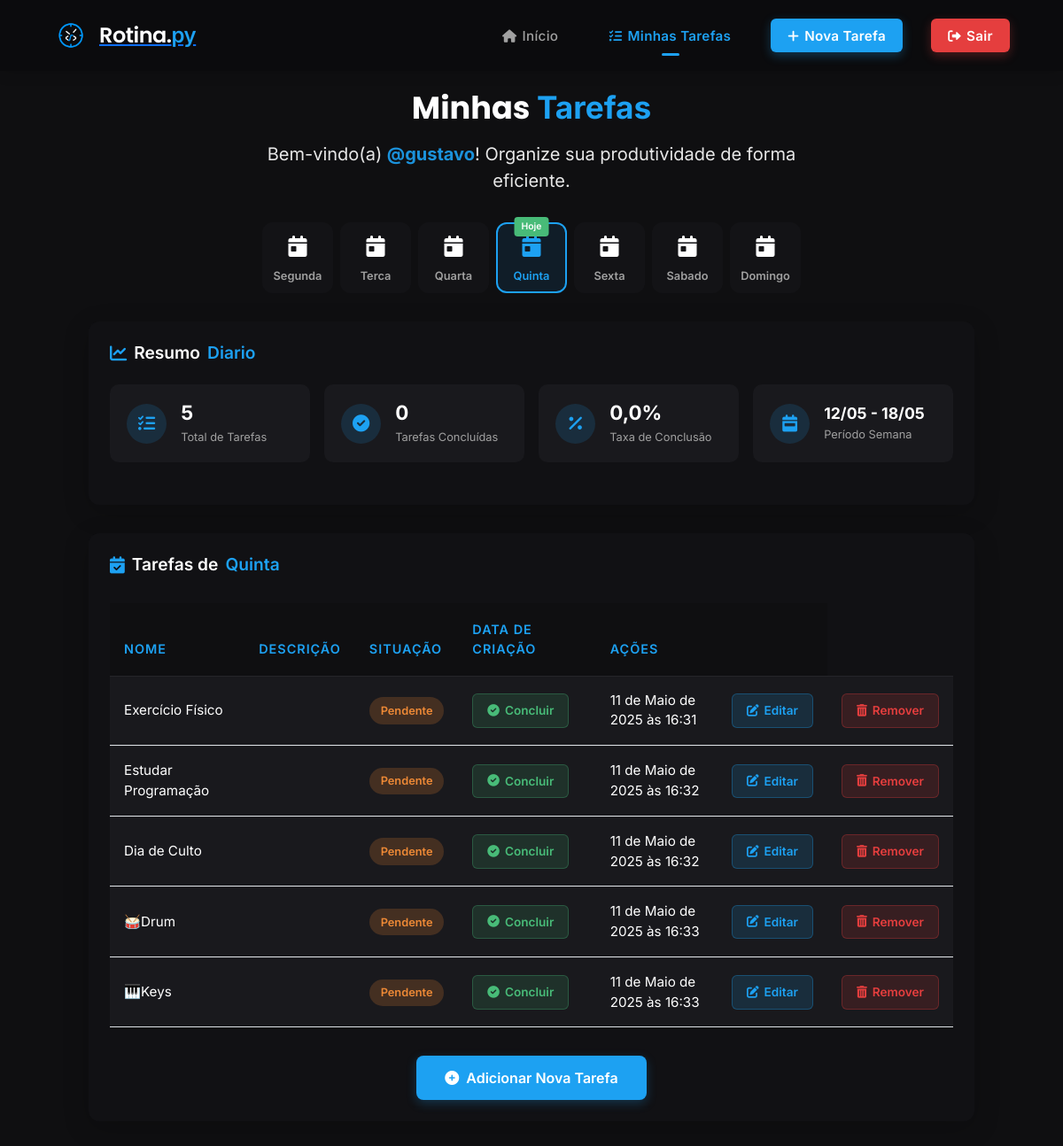
Screenshot of /rotina/ (signed in) with the database file from the repository.
### rotina/models.py (models this page shows, shortened)
class ConclusoesModel(models.Model):
    tarefa = models.ForeignKey(TarefaModel, on_delete=models.CASCADE, related_name='conclusoes')
    dia = models.CharField(max_length=10,choices=TarefaModel.DIAS_SEMANA)
    concluido = models.BooleanField(default=False)
    concluida_em = models.DateTimeField(null=True, blank=True)

class TarefaModel(models.Model):
    usuario = models.ForeignKey(User, on_delete=models.CASCADE)
    DIAS_SEMANA = (
        ('segunda','Segunda-feira'),
        ('terca','Terça-feira'),
        ('quarta','Quarta-feira'),
        ('quinta','Quinta-feira'),
        ('sexta','Sexta-feira'),
        ('sabado','Sábado'),
        ('domingo','Domingo'),
    )
    nome = models.CharField(max_length=100)
    descricao = models.TextField(null=True, blank=True)
    completo = models.BooleanField(default=False)
    data_criacao = models.DateTimeField(auto_now_add=True)
    dias_semana = MultiSelectField(choices=DIAS_SEMANA, max_length=100, default=[])

### rotina/views.py (the view)
# urls.py: path('', views.rotina_home, name='home'),
@login_required
def rotina_home(request):
    dia_semana_ingles = localtime().strftime("%A").lower()
    dias_traduzidos = {
        "monday": "segunda",
        "tuesday": "terca",
        "wednesday": "quarta",
        "thursday": "quinta",
        "friday": "sexta",
        "saturday": "sabado",
        "sunday": "domingo",
    }
    todos_dias = ["segunda", "terca", "quarta", "quinta", "sexta", "sabado", "domingo"]
    dia_solicitado = request.GET.get('dia')
    if dia_solicitado and dia_solicitado in todos_dias:
        dia_atual = dia_solicitado
    else:
        dia_atual = dias_traduzidos.get(dia_semana_ingles, "segunda")
    dia_hoje = dias_traduzidos.get(dia_semana_ingles, "segunda")
    contagem_tarefas = {}
    for dia in todos_dias:
        contagem_tarefas[dia] = TarefaModel.objects.filter(
            usuario=request.user,
            dias_semana__contains=dia
        ).count()
    tarefas_do_dia = TarefaModel.objects.filter(
        usuario=request.user,
        dias_semana__contains=dia_atual
    )
    conclusoes = ConclusoesModel.objects.filter(
        dia=dia_atual,
        tarefa__usuario=request.user
    )
    status_conclusao = {conclusao.tarefa_id: conclusao.concluido for conclusao in conclusoes}
    print(f"Status de conclusão para o dia {dia_atual}: {status_conclusao}")
    dias_semana_lista = ["segunda", "terca", "quarta", "quinta", "sexta", "sabado", "domingo"]
    data_atual = localdate()
    dia_semana = data_atual.strftime("%A").lower()
    if dia_semana == 'monday':
        reset_realizado = ResetSemana.objects.filter(data_reset=data_atual).exists()
        if not reset_realizado:
            ConclusoesModel.objects.all().update(concluido=False)
            ResetSemana.objects.create(data_reset=data_atual)
    total_tarefas = tarefas_do_dia.count()
    total_concluidas = ConclusoesModel.objects.filter(
        tarefa__usuario=request.user,
        dia=dia_atual,
        concluido=True
    ).count()
    print(f"Tarefas do dia {dia_atual}: {total_tarefas}")
    print(f"Tarefas concluídas do dia {dia_atual}: {total_concluidas}")
    if total_tarefas > 0:
        porcentagem_conclusao = (total_concluidas / total_tarefas) * 100
    else:
        porcentagem_conclusao = 0
    print(f"Porcentagem de conclusão do dia {dia_atual}: {porcentagem_conclusao}%")
    tarefas_com_status = []
    for tarefa in tarefas_do_dia:
        concluido = status_conclusao.get(tarefa.id, False)
        tarefas_com_status.append({
            'tarefa': tarefa,
            'concluido': concluido
        })
    data_hoje = localtime().date()
    inicio_semana = data_hoje - timedelta(days=data_hoje.weekday())
    inicio_semana = make_aware(datetime.combine(inicio_semana, datetime.min.time()))
    fim_semana = inicio_semana + timedelta(days=6, hours=23, minutes=59, seconds=59)
    fim_semana = make_aware(datetime.combine(fim_semana, datetime.max.time()))
    contexto = {
        "nome": request.user.username,
        "rotina": tarefas_com_status,
        "dias_semana_lista": dias_semana_lista,
        "dia_semana": dia_atual,
        "dia_atual": dia_atual,
        "dia_hoje": dia_hoje,
        "contagem_tarefas": contagem_tarefas,
        "total_tarefas": total_tarefas,
        "total_concluidas_semana": total_concluidas,  # Renomeado mas mantido para compatibilidade
        "porcentagem_conclusao": porcentagem_conclusao,
        "inicio_semana": inicio_semana,
        "fim_semana": fim_semana
    }
    return render(request, 'rotina/home.html', contexto)

### templates/rotina/home.html (shortened to what this page needs)
{% load static %}
<!DOCTYPE html>
<html lang="pt-br">
  <head>
    <link
      href="https://cdn.jsdelivr.net/npm/bootstrap@5.3.6/dist/css/bootstrap.min.css"
      rel="stylesheet"
    />
    <link
      rel="stylesheet"
      href="https://cdnjs.cloudflare.com/ajax/libs/font-awesome/6.0.0/css/all.min.css"
    />
  </head>
  <body>
    <nav class="navbar">
      <a href="{% url 'projeto' %}" class="logo">
        <img src="{% static 'images/rotina.png' %}" alt="Rotina Logo" />
        <div class="logo-text">Rotina.<span>py</span></div>
      </a>
      <ul class="nav-links">
        <li>
          <a href="{% url 'projeto' %}"><i class="fas fa-home"></i>Início</a>
        </li>
        <li>
          <a href="{% url 'rotina:home' %}" class="active"
            ><i class="fas fa-tasks"></i>Minhas Tarefas</a
          >
        </li>
        <li>
          <a href="{% url 'rotina:adicionar' %}" class="cta-button"
            ><i class="fas fa-plus"></i>Nova Tarefa</a
          >
        </li>
      <li>
        <a href="{% url 'contas:logout' %}" class="logout-button">
          <i class="fas fa-sign-out-alt"></i>Sair
        </a>
      </li>
    </ul>
    </nav>
    <main class="main-container">
      <div class="page-header">
        <h1>Minhas <span>Tarefas</span></h1>
        <p class="welcome-message">
          Bem-vindo(a) <strong>{{nome}}</strong>! Organize sua produtividade de
          forma eficiente.
        </p>
      </div>
      <div class="weekday-selector">
        {% for dia in dias_semana_lista %}
        <a
          href="{% url 'rotina:home' %}?dia={{ dia }}"
          class="weekday-item {% if dia_atual == dia %}active{% endif %}"
        >
          {% if dia_hoje == dia %}
          <div class="today-indicator">Hoje</div>
          {% endif %}
          <div class="weekday-icon">
            <i class="fas fa-calendar-day"></i>
          </div>
          <div class="weekday-name">{{ dia }}</div>
        </a>
        {% endfor %}
      </div>
      <div class="weekly-stats-container">
        <div class="stats-header">
          <h2 class="stats-title">
            <i class="fas fa-chart-line"></i> Resumo <span>Diario</span>
          </h2>
        </div>
        <div class="stats-cards">
          <div class="stats-card">
            <div class="stats-icon">
              <i class="fas fa-tasks"></i>
            </div>
            <div class="stats-info">
              <div class="stats-value">{{ total_tarefas }}</div>
              <div class="stats-label">Total de Tarefas</div>
            </div>
          </div>
          <div class="stats-card">
            <div class="stats-icon">
              <i class="fas fa-check-circle"></i>
            </div>
            <div class="stats-info">
              <div class="stats-value">{{ total_concluidas_semana }}</div>
              <div class="stats-label">Tarefas Concluídas</div>
            </div>
          </div>
          <div class="stats-card">
            <div class="stats-icon">
              <i class="fas fa-percentage"></i>
            </div>
            <div class="stats-info">
              <div class="stats-value">
                {{ porcentagem_conclusao|floatformat:1 }}%
              </div>
              <div class="stats-label">Taxa de Conclusão</div>
            </div>
          </div>
          <div class="stats-card">
            <div class="stats-icon">
              <i class="fas fa-calendar-week"></i>
            </div>
            <div class="stats-info">
              <div class="stats-value small-text">
                {{ inicio_semana|date:"d/m" }} - {{ fim_semana|date:"d/m" }}
              </div>
              <div class="stats-label">Período Semana</div>
            </div>
          </div>
        </div>
        </div>
      <div class="table-container">
        <div class="table-header">
          <h2 class="table-title">
            <i class="fas fa-calendar-check"></i>
            Tarefas de <span>{{ dia_atual|capfirst }}</span>
          </h2>
        </div>
        {% if rotina %}
        <table class="table">
          <thead>
            <tr>
              <th scope="col">Nome</th>
              <th scope="col">Descrição</th>
              <th scope="col">Situação</th>
              <th scope="col">Data de Criação</th>
              <th scope="col" colspan="2">Ações</th>
            </tr>
          </thead>
          <tbody>
            {% for item in rotina %}
            <tr>
              <td data-label="Nome">{{item.tarefa.nome}}</td>
              <td data-label="Descrição">{{item.tarefa.descricao}}</td>
              <td data-label="Situação">
                {% if item.concluido %}
                <span class="status status-complete">Completo</span>
                {% else %}
                <span class="status status-incomplete">Pendente</span>
                {% endif %}
              </td>
              <td data-label="Ações">
                <a
                  class="btn-action {% if item.concluido %}btn-primary{% else %}btn-success{% endif %}"
                  href="{% url 'rotina:concluir' item.tarefa.id dia_atual %}"
                >
                  <i
                    class="fas {% if item.concluido %}fa-times-circle{% else %}fa-check-circle{% endif %}"
                  ></i>
                  {% if item.concluido %}Desmarcar{% else %}Concluir{% endif %}
                </a>
              </td>
              <td data-label="Data de Criação">{{item.tarefa.data_criacao}}</td>
              <td>
                <a
                  class="btn-action btn-primary"
                  href="{% url 'rotina:editar' item.tarefa.id %}"
                >
                  <i class="fas fa-edit"></i> Editar
                </a>
              </td>
              <td>
                <a
                  class="btn-action btn-danger"
                  href="{% url 'rotina:remover' item.tarefa.id %}"
                >
                  <i class="fas fa-trash-alt"></i> Remover
                </a>
              </td>
            </tr>
            {% endfor %}
          </tbody>
        </table>
        {% endif %}
        <a class="add-task-btn" href="{% url 'rotina:adicionar' %}">
          <i class="fas fa-plus-circle"></i> Adicionar Nova Tarefa
        </a>
      </div>
    </main>
  </body>
</html>

### rows the page displays
ConclusoesModel: dia "Quinta"
TarefaModel: tarefa.nome "Exercício Físico", tarefa.data_criacao "11 de Maio de 2025 às 16:31"
TarefaModel: tarefa.nome "Estudar Programação", tarefa.data_criacao "11 de Maio de 2025 às 16:32"
TarefaModel: tarefa.nome "Dia de Culto", tarefa.data_criacao "11 de Maio de 2025 às 16:32"
TarefaModel: tarefa.nome "🥁Drum", tarefa.data_criacao "11 de Maio de 2025 às 16:33"
TarefaModel: tarefa.nome "🎹Keys", tarefa.data_criacao "11 de Maio de 2025 às 16:33"

### other values shown
{{ nome }} "@gustavo"
{{ dia }} "Segunda" "Terca" "Quarta" "Quinta" "Sexta" "Sabado" "Domingo"
{{ total_tarefas }} "5"
{{ total_concluidas_semana }} "0"
{{ porcentagem_conclusao|floatformat:1 }} "0,0"
{{ inicio_semana|date:"d/m" }} "12/05"
{{ fim_semana|date:"d/m" }} "18/05"
